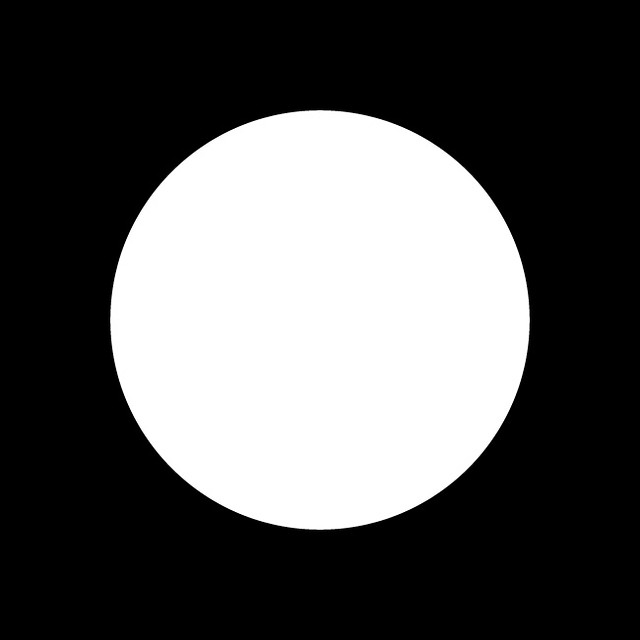
#> input picture features/circle.jpg, 640 x 640 px
$ python -i symmetry.py   (imports and definitions only)
#> lines starting #> are read from the running program, lines starting #| are printed output that depends on the picture; after the words box and inside, x2 and y2 are one past the last pixel; in counts of white or black regions, pixels touching at a corner belong together
import numpy as np
import cv2

def load_mask(mask_path):
    image = cv2.imread(mask_path)

    # convert to grayscale from RGB (single channel)
    gray = cv2.cvtColor(image, cv2.COLOR_BGR2GRAY)

    # turn grayscale into binary image
    _, mask = cv2.threshold(gray, 127, 1, cv2.THRESH_BINARY)

    return mask

def preprocess_image(mask):
    # compute moments on mask
    M = cv2.moments(mask)

    # calculate x,y coordinate of center
    cX = int(M["m10"] / M["m00"]) # m00 = # of white pixels
    cY = int(M["m01"] / M["m00"]) # m10 / m01 = sum of x / y pixels

    return cX, cY

def flip_vertically(mask, cX, cY):
    left = mask[:, :cX] # all rows, everything left of center
    right = mask[:, cX:] # all rows, everything right of center

    right_flipped = np.fliplr(right) # right flips to the left

    min_w = min(left.shape[1], right_flipped.shape[1]) # min cols in left and right

    left_crop  = left[:, -min_w:] # all rows, rightmost part of left
    right_crop = right_flipped[:, :min_w] # all rows, leftmost part of flipped right

    overlap = np.sum((left_crop == 1) & (right_crop == 1)) # pixels that are white on both sides
    union = np.sum((left_crop == 1) | (right_crop == 1)) # pixels white on either side

    return overlap / union


def flip_horizontally(mask, cX, cY):
    top = mask[:cY,:] # all cols, everything top of center
    bottom = mask[cY:,:] # all cols, everything bottom of center

    bottom_flipped = np.flipud(bottom) # bottom flips upward

    min_h = min(top.shape[0], bottom_flipped.shape[0]) # min rows in top and bottom

    top_crop = top[-min_h:, :] # all cols, bottommost part of top
    bottom_crop = bottom_flipped[:min_h, :] # all cols, upmost part of bottom flipped

    overlap = np.sum((top_crop == 1) & (bottom_crop == 1)) # pixels white on both sides
    union = np.sum((top_crop == 1) | (bottom_crop == 1)) # pixels white on either side

    return overlap / union

def total_symmetry(symmetry_vertical, symmetry_horizontal):
    return (symmetry_vertical + symmetry_horizontal) / 2

def get_symmetry(mask_path):
    mask = load_mask(mask_path)
#> in load_mask, image is the input picture: shape (640, 640, 3); min 0, max 255, mean 86
#> in load_mask, `_, mask = cv2.threshold(gray, 127, 1, cv2.THRESH_BINARY)`: mask: shape (640, 640); values 0 (black) and 1 (white), 33.7% white; 1 white region, box (x1, y1, x2, y2) and area: (110, 110, 530, 530) 138209
    cX, cY = preprocess_image(mask)
#> in preprocess_image, `M = cv2.moments(mask)`: M = moments, m00 138209, centre m10/m00, m01/m00 = (319.5, 319.5)
#> in preprocess_image, `cX = int(M["m10"] / M["m00"])`: cX = 319
#> cX = 319; cY = 319
    vertical_score = flip_vertically(mask, cX, cY)
#> in flip_vertically, `left = mask[:, :cX]`:
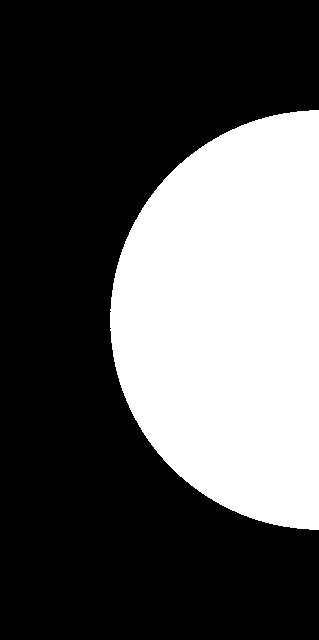
#> left: shape (640, 319); values 0 (black) and 1 (white), 33.6% white; 1 white region, box (x1, y1, x2, y2) and area: (110, 110, 319, 530) 68684
#> in flip_vertically, `right = mask[:, cX:]`:
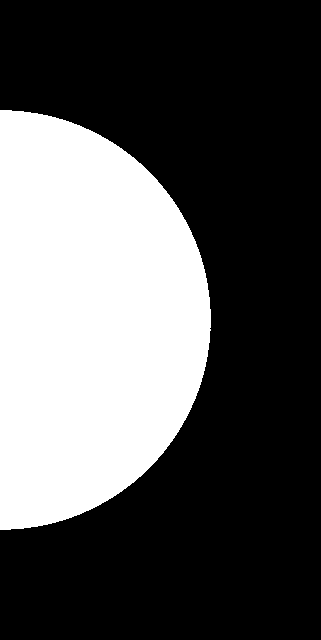
#> right: shape (640, 321); values 0 (black) and 1 (white), 33.8% white; 1 white region, box (x1, y1, x2, y2) and area: (0, 110, 211, 530) 69525
#> in flip_vertically, `right_flipped = np.fliplr(right)`:
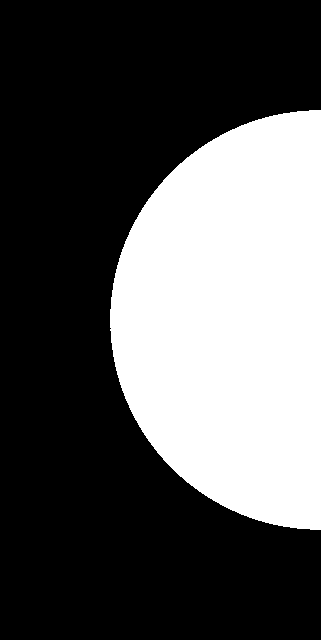
#> right_flipped: shape (640, 321); values 0 (black) and 1 (white), 33.8% white; 1 white region, box (x1, y1, x2, y2) and area: (110, 110, 321, 530) 69525
#> in flip_vertically, `right_crop = right_flipped[:, :min_w]`: right_crop: shape (640, 319); values 0 (black) and 1 (white), 33.6% white; 1 white region, box (x1, y1, x2, y2) and area: (110, 110, 319, 530) 68685
#> in flip_vertically, `overlap = np.sum((left_crop == 1) & (right_crop == 1))`: overlap = 68682
#> in flip_vertically, `union = np.sum((left_crop == 1) | (right_crop == 1))`: union = 68687
#> vertical_score = 1
    horizotanl_score = flip_horizontally(mask, cX, cY)
#> in flip_horizontally, `top = mask[:cY,:]`:
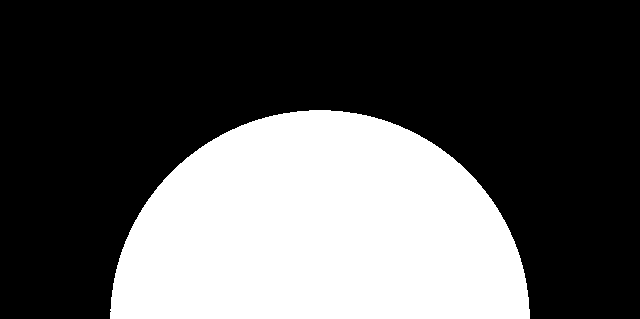
#> top: shape (319, 640); values 0 (black) and 1 (white), 33.6% white; 1 white region, box (x1, y1, x2, y2) and area: (110, 110, 530, 319) 68686
#> in flip_horizontally, `bottom = mask[cY:,:]`:
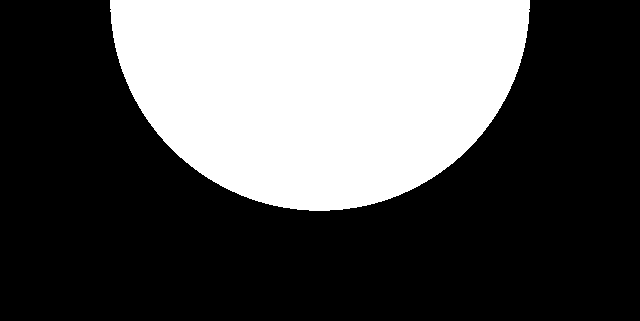
#> bottom: shape (321, 640); values 0 (black) and 1 (white), 33.8% white; 1 white region, box (x1, y1, x2, y2) and area: (110, 0, 530, 211) 69523
#> in flip_horizontally, `bottom_flipped = np.flipud(bottom)`:
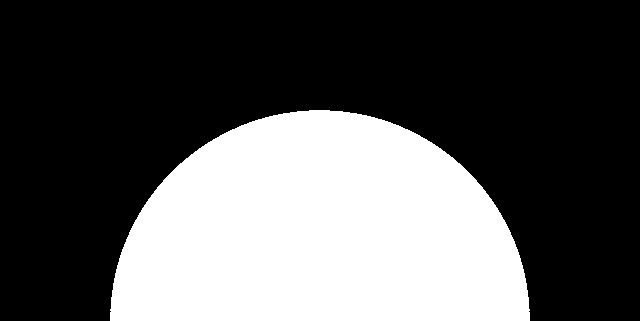
#> bottom_flipped: shape (321, 640); values 0 (black) and 1 (white), 33.8% white; 1 white region, box (x1, y1, x2, y2) and area: (110, 110, 530, 321) 69523
#> in flip_horizontally, `bottom_crop = bottom_flipped[:min_h, :]`: bottom_crop: shape (319, 640); values 0 (black) and 1 (white), 33.6% white; 1 white region, box (x1, y1, x2, y2) and area: (110, 110, 530, 319) 68683
#> in flip_horizontally, `overlap = np.sum((top_crop == 1) & (bottom_crop == 1))`: overlap = 68682
#> in flip_horizontally, `union = np.sum((top_crop == 1) | (bottom_crop == 1))`: union = 68687
#> horizotanl_score = 1

    return total_symmetry(vertical_score, horizotanl_score)

>>> result = get_symmetry('circle.jpg')
#> result = 1
